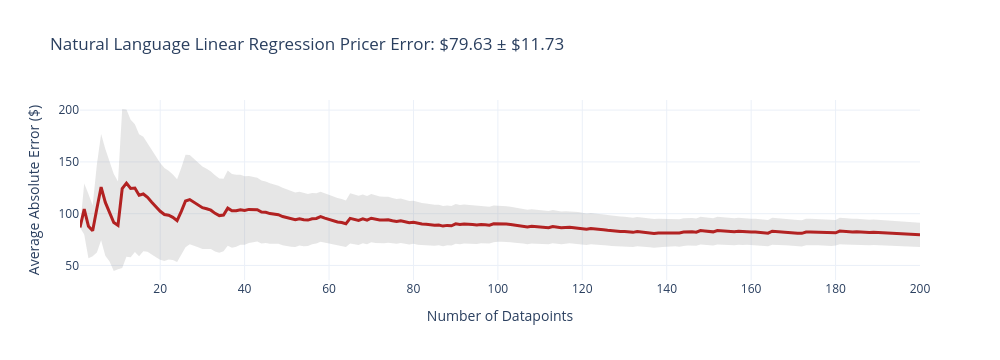
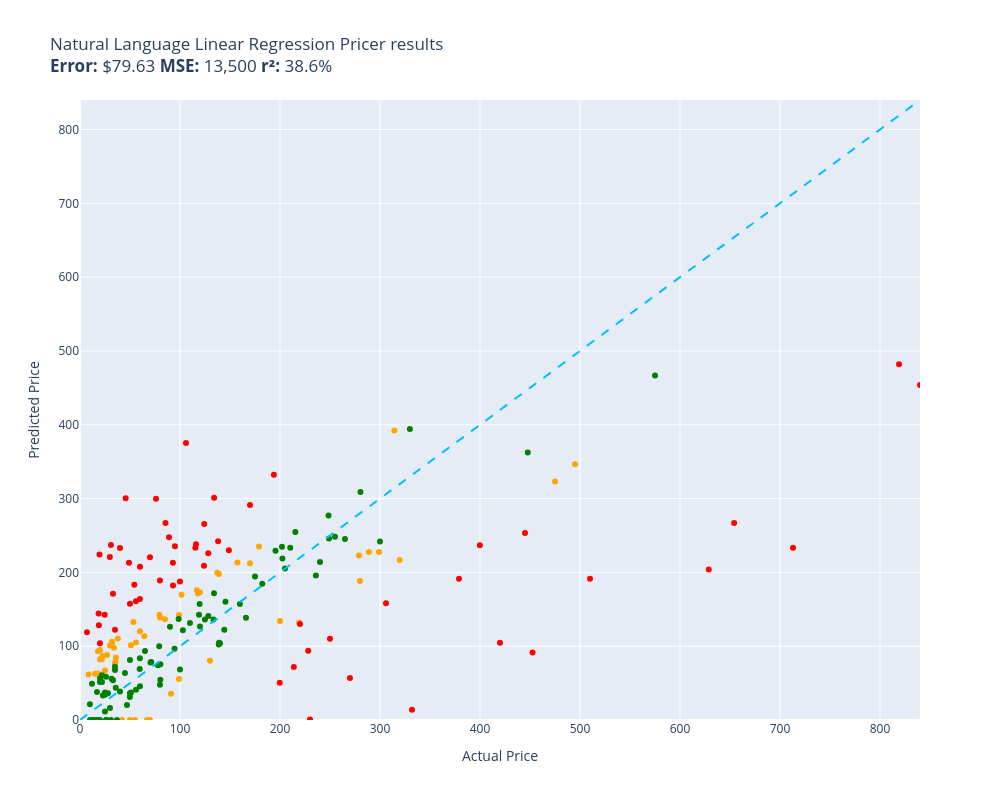

Write notebook code for charts like these, in order.
### Code cell
evaluate(natural_language_linear_regression_pricer, test)

### Figure 1 — Plotly figure (JSON) as saved in the notebook; plotly's stock layout.template omitted (floating-point values rounded to 4 significant figures; data arrays with more than 128 entries replaced by an {"elided": "..."} marker saying what was removed)
{"data": [{"fill": "toself", "fillcolor": "rgba(128,128,128,0.2)", "hoverinfo": "skip", "line": {"color": "rgba(255,255,255,0)"}, "name": "95% CI", "showlegend": false, "type": "scatter", "x": {"elided": "400 int values"}, "y": {"elided": "400 float values"}}, {"customdata": {"elided": "200x1 float values"}, "hovertemplate": "n=%{x}<br>Avg Error=$%{y:,.2f}<br>±95% CI=$%{customdata[0]:,.2f}<extra></extra>", "line": {"color": "firebrick", "width": 3}, "mode": "lines", "name": "Cumulative Avg Error", "type": "scatter", "x": {"elided": "200 int values"}, "y": {"elided": "200 float values"}}], "layout": {"height": 360, "showlegend": false, "title": {"text": "Natural Language Linear Regression Pricer Error: $79.63 ± $11.73"}, "width": 1000, "xaxis": {"title": {"text": "Number of Datapoints"}}, "yaxis": {"title": {"text": "Average Absolute Error ($)"}}}}

### Figure 2 — Plotly figure (JSON) as saved in the notebook; plotly's stock layout.template omitted (floating-point values rounded to 4 significant figures)
{"data": [{"customdata": [["Old Blood Noise Excess V2 Distortion Cho...\nGuess=$132.25 Actual=$219.00"], ["NewPower99 Battery Kit for Samsung Galax...\nGuess=$0.00 Actual=$54.95"], ["EXMAX NG-10X Fresnel Lens Focusing Adapt...\nGuess=$0.00 Actual=$69.98"], ["46mm Digital Pro High-Resolution Close-U...\nGuess=$82.37 Actual=$19.99"], ["GJY Portable TV,10.6 inch Mini TV for AT...\nGuess=$142.71 Actual=$79.36"], ["HK SYSTEMS 13\" Heavy Duty Black \"Push\" O...\nGuess=$136.35 Actual=$84.95"], ["Mini PC, Kinupute Desktop Computer E3-12...\nGuess=$346.55 Actual=$495.00"], ["10GBase-LR SFP+ Transceiver, Handar 10GB...\nGuess=$94.92 Actual=$19.99"], ["Deco Mount Pro Tripod Microphone Stand w...\nGuess=$120.16 Actual=$59.95"], ["Southwire 120V/15A Right Angle User Atta...\nGuess=$110.50 Actual=$37.87"], ["DALDED LED Light Kit for Lego Sonic Gree...\nGuess=$67.00 Actual=$24.99"], ["152MM Hole Saws M42 Bi-Metal High Speed ...\nGuess=$93.11 Actual=$17.99"], ["Baseball Backpacks Large 18 Inch Bookbag...\nGuess=$103.24 Actual=$31.77"], ["Adams Check Payment and Deposit Register...\nGuess=$78.52 Actual=$35.49"], ["3D Tree Hole Branches 075 Stair Risers D...\nGuess=$80.29 Actual=$129.99"], ["KOHLER 18865-CP Filtered Water Faucet, P...\nGuess=$323.15 Actual=$475.00"], ["Projector, CRAZVIEW Projector with WiFi ...\nGuess=$132.74 Actual=$53.40"], ["Festool 492370 Platin 2 S1000 Grit 6-Inc...\nGuess=$35.43 Actual=$91.00"], ["Miyaya@ Funny Animal Masks Collection fo...\nGuess=$63.03 Actual=$16.99"], ["Trail Gear Twin Stick Kit for Top Shift ...\nGuess=$188.23 Actual=$279.92"], ["Beck/Arnley 0421945 Air Filter\nGuess=$84.66 Actual=$35.87"], ["Ceramic Talavera Mexican Tile 4x4\", 9 Pi...\nGuess=$100.90 Actual=$29.95"], ["Marvel Legends Series X-Men 6-Inch Archa...\nGuess=$55.70 Actual=$98.95"], ["Intrepid International Dressage Letters-...\nGuess=$87.95 Actual=$26.99"], ["EMART Photography C Stand with Boom Arm,...\nGuess=$173.00 Actual=$119.99"], ["Replacement Remote Control for PANASONIC...\nGuess=$76.48 Actual=$34.95"], ["KS K-STORM Replacement Silicone Mushroom...\nGuess=$61.68 Actual=$8.50"], ["LSSAGOON Backpack for Women Teen Kids Gi...\nGuess=$97.97 Actual=$33.99"], ["Grey Pneumatic 1311SD Impact Socket Set\nGuess=$213.45 Actual=$157.43"], ["4pc Wheel Spacers Adapters 4\" (2inch Per...\nGuess=$175.78 Actual=$116.95"], ["LSI Broadcom SAS 9300-8i 8-port 12Gb/s S...\nGuess=$171.51 Actual=$118.00"], ["Mikrotik RB3011UIAS-RM RouterBOARD 10xGi...\nGuess=$227.71 Actual=$299.00"], ["AC Compressor & A/C Kit For BMW 335i 335...\nGuess=$392.18 Actual=$314.41"], ["Linkloos Solar Street Lights Outdoor Wat...\nGuess=$105.04 Actual=$55.99"], ["Universal Power Group 12V 100Ah Sealed L...\nGuess=$134.25 Actual=$199.99"], ["Auertech Portable Washing Machine, 14lbs...\nGuess=$142.27 Actual=$98.99"], ["18 Inch White Undermount Kitchen Sink - ...\nGuess=$235.01 Actual=$179.00"], ["New Replacement seat cover fits Yamaha M...\nGuess=$197.76 Actual=$138.95"], ["Evan Fischer Radiator Cooling Fan Assemb...\nGuess=$199.37 Actual=$137.34"], ["Raspberry Pi 3 Model B+ Aluminum Case Me...\nGuess=$62.72 Actual=$14.99"], ["LCD Screen for Dell Inspiron 17R 17.3\" H...\nGuess=$113.52 Actual=$64.37"], ["CTLAMP XL-2100 Professional Quality XL-2...\nGuess=$105.98 Actual=$32.00"], ["Baumgartens Sicurix Blank PVC ID Cards (...\nGuess=$61.82 Actual=$19.11"], ["VIPMOTOZ Sequential Turn Signal Premium ...\nGuess=$223.02 Actual=$278.94"], ["Venom Power Terra Hunter R/T+ R/T All-Te...\nGuess=$216.70 Actual=$319.65"], ["Audio Techinca ATW-T1002 System 10 Handh...\nGuess=$227.65 Actual=$289.00"], ["LD Compatible Ink Cartridge Replacement ...\nGuess=$0.00 Actual=$41.99"], ["BXYJY for Samsung Galaxy Z Fold 3 Case w...\nGuess=$0.00 Actual=$49.99"], ["sabermaster TCG Playmat yugioh playmat T...\nGuess=$82.31 Actual=$21.99"], ["Star Wars Die-Cast Metal TITANIUM Series...\nGuess=$86.77 Actual=$22.70"], ["DuraGo BR5330 Front Vented Disc Brake Ro...\nGuess=$169.69 Actual=$101.51"], ["KZ ZS10 Pro in Ear Monitor Headphone KZ ...\nGuess=$0.00 Actual=$66.99"], ["Pyle 2x120 Watt Home Audio Speaker Power...\nGuess=$101.16 Actual=$50.92"], ["MonMount Triple Monitor Stand Freestandi...\nGuess=$138.94 Actual=$79.99"], ["Xiaomi Redmi 10 2022 NFC 4G LTE (128GB +...\nGuess=$212.42 Actual=$169.99"]], "hovertemplate": "%{customdata[0]}<extra></extra>", "legendgroup": "orange", "marker": {"color": "orange", "size": 6, "symbol": "circle"}, "mode": "markers", "name": "orange", "orientation": "v", "showlegend": true, "type": "scatter", "x": [219.0, 54.95, 69.98, 19.99, 79.36, 84.95, 495.0, 19.99, 59.95, 37.87, 24.99, 17.99, 31.77, 35.49, 130.0, 475.0, 53.4, 91.0, 16.99, 279.9, 35.87, 29.95, 98.95, 26.99, 120.0, 34.95, 8.5, 33.99, 157.4, 117.0, 118.0, 299.0, 314.4, 55.99, 200.0, 98.99, 179.0, 138.9, 137.3, 14.99, 64.37, 32.0, 19.11, 278.9, 319.6, 289.0, 41.99, 49.99, 21.99, 22.7, 101.5, 66.99, 50.92, 79.99, 170.0], "xaxis": "x", "y": [132.3, 0.0, 0.0, 82.37, 142.7, 136.4, 346.6, 94.92, 120.2, 110.5, 67.0, 93.11, 103.2, 78.52, 80.29, 323.1, 132.7, 35.43, 63.03, 188.2, 84.66, 100.9, 55.7, 87.95, 173.0, 76.48, 61.68, 97.97, 213.5, 175.8, 171.5, 227.7, 392.2, 105.0, 134.2, 142.3, 235.0, 197.8, 199.4, 62.72, 113.5, 106.0, 61.82, 223.0, 216.7, 227.6, 0.0, 0.0, 82.31, 86.77, 169.7, 0.0, 101.2, 138.9, 212.4], "yaxis": "y"}, {"customdata": [["telpo Headlight Assembly Fit For 15 Camr...\nGuess=$238.19 Actual=$115.99"], ["Stand for Raven Pro Document Scanner - P...\nGuess=$220.94 Actual=$29.85"], ["RBC12-UPC Replacement Battery Cartridge ...\nGuess=$0.75 Actual=$229.99"], ["Bam France 2002XL Contoured Hightech Bla...\nGuess=$233.44 Actual=$713.00"], ["Metabo HPT 36V MultiVolt™ Cordless Rotar...\nGuess=$191.43 Actual=$379.00"], ["Innovative Percussion CB-6 Chamois Bass ...\nGuess=$183.37 Actual=$54.32"], ["LOVE MEI Galaxy S10 Lite Case, Military ...\nGuess=$170.93 Actual=$32.98"], ["CORSAIR Dominator Platinum RGB 32GB (2x1...\nGuess=$208.84 Actual=$124.00"], ["Bam Trekking 3027SB Single Black Clarine...\nGuess=$13.81 Actual=$332.00"], ["DEWALT 20V MAX* XR Impact Driver with Bl...\nGuess=$91.40 Actual=$452.53"], ["Scranton & Co 3 Drawer Mobile File Cabin...\nGuess=$233.23 Actual=$115.35"], ["Canon EOS Rebel T7 Digital SLR Camera wi...\nGuess=$481.92 Actual=$819.00"], ["Task T24287 Roman Ogee Router Bit with 1...\nGuess=$160.93 Actual=$55.88"], ["Travelpro Platinum Elite Slim Business L...\nGuess=$71.87 Actual=$213.83"], ["JRready ST6313 DT Deutsch Connector Kit,...\nGuess=$50.60 Actual=$199.68"], ["15\" Locking Shower Head Extension Arm in...\nGuess=$189.12 Actual=$79.95"], ["Mylites+ Standard Comic Book Mylar Sleev...\nGuess=$122.39 Actual=$34.99"], ["Dakota Alert MURS Alert Probe Sensor - M...\nGuess=$130.02 Actual=$219.99"], ["Diversitech WG840585 Motor, (Ddb) 1/3Hp,...\nGuess=$301.18 Actual=$134.12"], ["Retevis RT68 Soft Earhook Walkie Talkie ...\nGuess=$119.04 Actual=$6.99"], ["MC: Pindicator (Dual Intensity Amber)\nGuess=$232.96 Actual=$40.00"], ["Poison Spyder 10-08-020 Rocker Knocker\nGuess=$204.02 Actual=$628.76"], ["Lighted Triangle Mirror Cabinet Bathroom...\nGuess=$253.38 Actual=$445.00"], ["BESTILL Wall Mounted Shower Faucet Set, ...\nGuess=$299.82 Actual=$76.00"], ["Engine Thermostat, Replace 19301-PAA-306...\nGuess=$128.39 Actual=$18.89"], ["Dell Optiplex 390 Desktop Computer i3 3....\nGuess=$265.70 Actual=$124.27"], ["Neporal Full Spectrum Light Bulb, 6000K ...\nGuess=$144.25 Actual=$18.59"], ["LEGO Marvel Avengers War Machine Buster ...\nGuess=$163.98 Actual=$59.95"], ["Kingston Brass KS269SN Kingston Clawfoot...\nGuess=$158.32 Actual=$305.99"], ["KOHLER K-1185540-CP Assembly-Slider\nGuess=$300.38 Actual=$45.67"], ["Trim Kit for 2-handle Shower & Tub Valve...\nGuess=$235.48 Actual=$94.99"], ["iPhone 12/12 Pro Nicaragua Guardabarranc...\nGuess=$104.11 Actual=$19.97"], ["Pioneer 2AM401-BN Two Handle Kitchen Fau...\nGuess=$93.75 Actual=$228.22"], ["Aeromotive 13304 Regulator, X1 Adjustabl...\nGuess=$57.02 Actual=$269.95"], ["4LT LUMINETTE Vanity Opal GLS BSN\nGuess=$187.70 Actual=$99.99"], ["Canon Sure Shot 90u 35mm Date Camera\nGuess=$236.69 Actual=$399.89"], ["Wilkinson LOW GAUSS Vintage Tone Strat S...\nGuess=$237.22 Actual=$30.93"], ["Ibanez M510OVS Acoustic Mandolin in Vint...\nGuess=$291.40 Actual=$169.99"], ["Berta (6 Pieces) 1-1/4 inch Overlay, 90 ...\nGuess=$142.64 Actual=$24.66"], ["CradlePoint Compact Broadband Router (CB...\nGuess=$247.65 Actual=$89.00"], ["ECCPP Power Steering Pump for 2009-2010 ...\nGuess=$266.82 Actual=$85.48"], ["Skullcandy Hesh Evo Bluetooth Headphones...\nGuess=$220.41 Actual=$69.99"], ["ROHL WSGUM3018WH Wire Sink Grids, White\nGuess=$225.92 Actual=$128.28"], ["ASUS VY279HE-W 27” 1080P Monitor - White...\nGuess=$242.07 Actual=$138.10"], ["Music Hall pa15.3 MM/MC Phono Preamplifi...\nGuess=$110.08 Actual=$250.00"], ["Lorell Bell Chair Glide, 2.5\", Black\nGuess=$224.24 Actual=$19.50"], ["4 Inches Rolled Muffler Tip Catback Exha...\nGuess=$332.19 Actual=$193.88"], ["Competition Clutch Disc and Pressure Pla...\nGuess=$191.37 Actual=$510.00"], ["KUNFINE Android Radio CarPlay & Android ...\nGuess=$375.16 Actual=$106.00"], ["A-Premium Front Suspension Steering Knuc...\nGuess=$213.17 Actual=$48.99"], ["Dell XPS 13 9343-2727SLV 13.3\" Full HD S...\nGuess=$453.96 Actual=$839.99"], ["Pacific Drums PDCM1618TTRB 16 x 18 Inche...\nGuess=$104.52 Actual=$419.99"], ["Vinyl Soft Top Roll-up Adjustable Truck ...\nGuess=$230.08 Actual=$148.88"], ["Samsung DA97-07603B Freezer Ice Maker As...\nGuess=$182.14 Actual=$93.02"], ["Blanco 230966 Valea Stainless Steel Sink...\nGuess=$213.05 Actual=$92.88"], ["Empava 24\" Single Wall Ovens 10 Cooking ...\nGuess=$266.79 Actual=$654.14"], ["Viola Bow 4/4 Full Size Carbon Fiber (Bl...\nGuess=$157.43 Actual=$49.99"], ["Fender Hendrix Voodoo Child Coiled Instr...\nGuess=$207.74 Actual=$59.99"]], "hovertemplate": "%{customdata[0]}<extra></extra>", "legendgroup": "red", "marker": {"color": "red", "size": 6, "symbol": "circle"}, "mode": "markers", "name": "red", "orientation": "v", "showlegend": true, "type": "scatter", "x": [116.0, 29.85, 230.0, 713.0, 379.0, 54.32, 32.98, 124.0, 332.0, 452.5, 115.3, 819.0, 55.88, 213.8, 199.7, 79.95, 34.99, 220.0, 134.1, 6.99, 40.0, 628.8, 445.0, 76.0, 18.89, 124.3, 18.59, 59.95, 306.0, 45.67, 94.99, 19.97, 228.2, 269.9, 99.99, 399.9, 30.93, 170.0, 24.66, 89.0, 85.48, 69.99, 128.3, 138.1, 250.0, 19.5, 193.9, 510.0, 106.0, 48.99, 840.0, 420.0, 148.9, 93.02, 92.88, 654.1, 49.99, 59.99], "xaxis": "x", "y": [238.2, 220.9, 0.7498, 233.4, 191.4, 183.4, 170.9, 208.8, 13.81, 91.4, 233.2, 481.9, 160.9, 71.87, 50.6, 189.1, 122.4, 130.0, 301.2, 119.0, 233.0, 204.0, 253.4, 299.8, 128.4, 265.7, 144.3, 164.0, 158.3, 300.4, 235.5, 104.1, 93.75, 57.02, 187.7, 236.7, 237.2, 291.4, 142.6, 247.7, 266.8, 220.4, 225.9, 242.1, 110.1, 224.2, 332.2, 191.4, 375.2, 213.2, 454.0, 104.5, 230.1, 182.1, 213.1, 266.8, 157.4, 207.7], "yaxis": "y"}, {"customdata": [["SuppliesOutlet Compatible Toner Cartridg...\nGuess=$122.43 Actual=$144.29"], ["ACDelco GM Original Equipment FW339 Fron...\nGuess=$254.62 Actual=$215.33"], ["8544771 Dryer Heating Element, 279816 Th...\nGuess=$43.79 Actual=$35.74"], ["Pump Head TBVECHI 175PSI 4KW 5.5HP 21CFM...\nGuess=$394.18 Actual=$329.90"], ["Panasonic KX-TG6511B DECT 6.0 PLUS Expan...\nGuess=$99.81 Actual=$79.20"], ["LD Products Compatible Toner Cartridge R...\nGuess=$81.30 Actual=$49.98"], ["APS iBoard 6-inch Aluminum (Black Powder...\nGuess=$233.35 Actual=$210.23"], ["PEMP E65 E66 CDC Simulate Optical Fiber ...\nGuess=$142.62 Actual=$119.00"], ["Intermatic PX300 12V 300W Transformer wi...\nGuess=$171.60 Actual=$134.00"], ["SKB iSeries 3i-13096-6KP Case for BlackM...\nGuess=$194.37 Actual=$174.99"], ["June Garden 12\" Sweet Dolly Charlotte - ...\nGuess=$56.11 Actual=$19.99"], ["Aolemi Oil Rubbed Bronze Single Function...\nGuess=$136.82 Actual=$98.65"], ["Clementoni 39132.5 Jigsaw Puzzle 1,000 P...\nGuess=$47.86 Actual=$79.95"], ["GanFindX Portable Car Hand Controls for ...\nGuess=$157.08 Actual=$159.90"], ["KOMPUTERBAY 4GB 2X 2GB DDR2 1066MHz PC2-...\nGuess=$54.59 Actual=$80.34"], ["Evergreen HSHB2005 Cylinder Head Gasket ...\nGuess=$69.26 Actual=$59.69"], ["Tidal Front + Rear Fender Flares 4PC Poc...\nGuess=$248.28 Actual=$254.99"], ["Wenger City Upgrade Laptop Backpack with...\nGuess=$160.10 Actual=$145.42"], ["AUTOFREE LED Tail Lights Assembly Compat...\nGuess=$234.78 Actual=$201.99"], ["Fjallraven, Kanken Laptop 15\" Backpack f...\nGuess=$157.14 Actual=$119.65"], ["Evan-Fischer Front Bumper Cover Compatib...\nGuess=$218.96 Actual=$202.38"], ["Laisomeke Waterproof Junction Box, Unive...\nGuess=$0.00 Actual=$11.99"], ["Sumerain S1339CM Double Handle Widesprea...\nGuess=$195.89 Actual=$235.86"], ["Webcem Solar Shed Light Outdoor Indoor, ...\nGuess=$74.32 Actual=$77.96"], ["Western Digital Enterprise RE4-GP 2TB SA...\nGuess=$131.26 Actual=$109.95"], ["DIMARZIO 204284 DP 163FBK Blues Bucker G...\nGuess=$126.20 Actual=$89.99"], ["VLAND LED Smoked Taillights Compatible F...\nGuess=$213.96 Actual=$239.99"], ["PM Auto Front Right Quick Complete Strut...\nGuess=$136.04 Actual=$124.94"], ["Tablet PC Cover Compatible with Lenovo T...\nGuess=$55.97 Actual=$31.61"], ["Ultra Duster Canned Air Net 10 Oz 6-Pack\nGuess=$31.20 Actual=$49.90"], ["IQShield Screen Protector Compatible wit...\nGuess=$21.18 Actual=$9.95"], ["Liberty Imports 12 Pack: US Military Toy...\nGuess=$37.80 Actual=$16.98"], ["Pidoko Kids Train Table, Grey with 90 Pc...\nGuess=$126.72 Actual=$119.97"], ["Satco S9596, 4 Count (Pack of 1), 4.18\nGuess=$49.12 Actual=$12.00"], ["ANZO USA 111207 GMC SIERRA 99-06 / YUKON...\nGuess=$184.51 Actual=$182.28"], ["KUNN Small Electrician Tool Pouch Utilit...\nGuess=$51.59 Actual=$21.99"], ["Walker Exhaust Ultra EPA 16478 Direct Fi...\nGuess=$466.81 Actual=$574.99"], ["GE RPWF SmartWater Comparable Refrigerat...\nGuess=$0.00 Actual=$36.99"], ["Urth 62mm UV, Circular Polarizing (CPL),...\nGuess=$104.50 Actual=$139.00"], ["MGP Caliper Covers 39011SACURD Red Powde...\nGuess=$245.87 Actual=$249.00"], ["Royal Designs, Inc. Decorative Abundant ...\nGuess=$37.09 Actual=$24.95"], ["NewFantasia Replacement Audio Cable with...\nGuess=$0.00 Actual=$31.00"], ["MONOCARBON Forged Carbon Fiber Case for ...\nGuess=$45.58 Actual=$59.99"], ["DuraGo 29515020 Front Hub Assembly\nGuess=$140.73 Actual=$128.34"], ["MXR Carbon Copy Deluxe Analog Delay Guit...\nGuess=$229.46 Actual=$195.50"], ["Chalkboard Name Badges with Magnetic Bac...\nGuess=$51.58 Actual=$19.95"], ["GENUINE VOLVO THERMOSTAT (3.0, 3.2) S60 ...\nGuess=$121.56 Actual=$102.85"], ["USB Charger, CIVIE High Speed 60W Multip...\nGuess=$0.00 Actual=$15.99"], ["Pyle Wireless Rear View Backup Camera - ...\nGuess=$77.92 Actual=$70.45"], ["Cardone 84-58642 New HEI Electronic Dist...\nGuess=$138.58 Actual=$165.99"], ["Hp Pavilion P7-1257c Motherboard Aahd3-h...\nGuess=$83.55 Actual=$59.86"], ["Kastar Battery Pack Replacement for Sony...\nGuess=$0.00 Actual=$19.99"], ["Amana Tool - SC587 Carbide Tipped 3-Wing...\nGuess=$78.45 Actual=$71.23"], ["AZX Stylus Pencil for Apple iPad Pro 202...\nGuess=$16.27 Actual=$29.99"], ["UPR Mach 1 Chin Spoiler Fits 94-98 Musta...\nGuess=$93.52 Actual=$64.99"], ["SP Air Corporation SP-8102BU 1/4-Inch He...\nGuess=$205.36 Actual=$204.99"], ["Diversitech UC2436-3 Ultralite Condenser...\nGuess=$75.55 Actual=$80.39"], ["200 ' feet True 14 Gauge AWG CCA Speaker...\nGuess=$63.74 Actual=$44.95"], ["APS iBoard (304 Stainless Steel Polished...\nGuess=$245.17 Actual=$264.95"], ["200 Couples Conversation Cards - Enjoy B...\nGuess=$53.84 Actual=$32.97"], ["The Puppet Company - Carpet-Unicorn, Whi...\nGuess=$0.00 Actual=$19.00"], ["KYX Racing Hardened Steel Center Drive S...\nGuess=$20.19 Actual=$46.99"], ["StonKraft Brass Chess Board Game Set wit...\nGuess=$103.95 Actual=$140.00"], ["OEM Samsung Remote Control Shipped with ...\nGuess=$40.85 Actual=$56.00"], ["Custom Engagement Logo Desk Embosser Sea...\nGuess=$36.09 Actual=$49.95"], ["520 Pieces Christmas Envelope Seal Stick...\nGuess=$0.00 Actual=$25.99"], ["BestPricedDecals Wine A BIT, You'll Feel...\nGuess=$0.00 Actual=$12.98"], ["VATOS 4 Packs Bubble Machine Gun for Kid...\nGuess=$33.13 Actual=$22.88"], ["Steering Wheel, Carbon Fiber Automotive ...\nGuess=$362.27 Actual=$447.74"], ["VONADO Space Wars Colonial Viper MK1 Bui...\nGuess=$38.72 Actual=$39.99"], ["Replacement Remote Control fit for Sony ...\nGuess=$0.00 Actual=$9.99"], ["Disney Princess Sparkling Princess Sleep...\nGuess=$34.35 Actual=$24.95"], ["Glovion Music Stand Light, Clip On Piano...\nGuess=$36.13 Actual=$27.99"], ["Intex River Run Connect Lounge (Four)\nGuess=$96.41 Actual=$94.49"], ["Think Gizmos Build Your Own Robot Toys f...\nGuess=$11.64 Actual=$24.95"], ["HP Laserjet 2100 Laser Printer W/Test Pr...\nGuess=$241.89 Actual=$299.98"], ["PowerSport Front Rear Brakes and Rotors ...\nGuess=$276.94 Actual=$248.51"], ["VTech Strum and Jam Kidi Musical Guitar ...\nGuess=$60.65 Actual=$21.99"], ["Targus CityGear Durable Backpack, Black,...\nGuess=$136.21 Actual=$133.43"], ["W11130208 W10695459 Refrigerator LED Mod...\nGuess=$0.00 Actual=$26.59"], ["Jada Toys Ryan's World Combo Panda Airli...\nGuess=$72.03 Actual=$34.94"], ["STICKGOO Peel and Stick Backsplash for K...\nGuess=$67.79 Actual=$34.99"], ["Garmin 010-12402-10 GT15M-TM Transom-Mou...\nGuess=$102.38 Actual=$138.74"], ["Fitness Center Gym Room Weight Train Dua...\nGuess=$68.37 Actual=$99.99"], ["For Volvo C70 S70 V70 V40 S40 AC Compres...\nGuess=$308.78 Actual=$280.41"], ["Refresh NSF-53 Premium Replacement Refri...\nGuess=$37.16 Actual=$50.99"], ["NICKSTON Red Sparkling Glitter Slim Band...\nGuess=$58.70 Actual=$25.99"]], "hovertemplate": "%{customdata[0]}<extra></extra>", "legendgroup": "green", "marker": {"color": "green", "size": 6, "symbol": "circle"}, "mode": "markers", "name": "green", "orientation": "v", "showlegend": true, "type": "scatter", "x": [144.3, 215.3, 35.74, 329.9, 79.2, 49.98, 210.2, 119.0, 134.0, 175.0, 19.99, 98.65, 79.95, 159.9, 80.34, 59.69, 255.0, 145.4, 202.0, 119.7, 202.4, 11.99, 235.9, 77.96, 110.0, 89.99, 240.0, 124.9, 31.61, 49.9, 9.95, 16.98, 120.0, 12.0, 182.3, 21.99, 575.0, 36.99, 139.0, 249.0, 24.95, 31.0, 59.99, 128.3, 195.5, 19.95, 102.8, 15.99, 70.45, 166.0, 59.86, 19.99, 71.23, 29.99, 64.99, 205.0, 80.39, 44.95, 264.9, 32.97, 19.0, 46.99, 140.0, 56.0, 49.95, 25.99, 12.98, 22.88, 447.7, 39.99, 9.99, 24.95, 27.99, 94.49, 24.95, 300.0, 248.5, 21.99, 133.4, 26.59, 34.94, 34.99, 138.7, 99.99, 280.4, 50.99, 25.99], "xaxis": "x", "y": [122.4, 254.6, 43.79, 394.2, 99.81, 81.3, 233.4, 142.6, 171.6, 194.4, 56.11, 136.8, 47.86, 157.1, 54.59, 69.26, 248.3, 160.1, 234.8, 157.1, 219.0, 0.0, 195.9, 74.32, 131.3, 126.2, 214.0, 136.0, 55.97, 31.2, 21.18, 37.8, 126.7, 49.12, 184.5, 51.59, 466.8, 0.0, 104.5, 245.9, 37.09, 0.0, 45.58, 140.7, 229.5, 51.58, 121.6, 0.0, 77.92, 138.6, 83.55, 0.0, 78.45, 16.27, 93.52, 205.4, 75.55, 63.74, 245.2, 53.84, 0.0, 20.19, 103.9, 40.85, 36.09, 0.0, 0.0, 33.13, 362.3, 38.72, 0.0, 34.35, 36.13, 96.41, 11.64, 241.9, 276.9, 60.65, 136.2, 0.0, 72.03, 67.79, 102.4, 68.37, 308.8, 37.16, 58.7], "yaxis": "y"}, {"hoverinfo": "skip", "line": {"color": "deepskyblue", "dash": "dash", "width": 2}, "mode": "lines", "name": "y = x", "showlegend": false, "type": "scatter", "x": [0, 840.0], "y": [0, 840.0]}], "layout": {"height": 800, "legend": {"title": {"text": "color"}, "tracegroupgap": 0}, "showlegend": false, "title": {"text": "Natural Language Linear Regression Pricer results<br><b>Error:</b> $79.63 <b>MSE:</b> 13,500 <b>r²:</b> 38.6%"}, "width": 1000, "xaxis": {"anchor": "y", "domain": [0, 1], "range": [0, 840.0], "title": {"text": "Actual Price"}}, "yaxis": {"anchor": "x", "domain": [0, 1], "range": [0, 840.0], "title": {"text": "Predicted Price"}}}}
